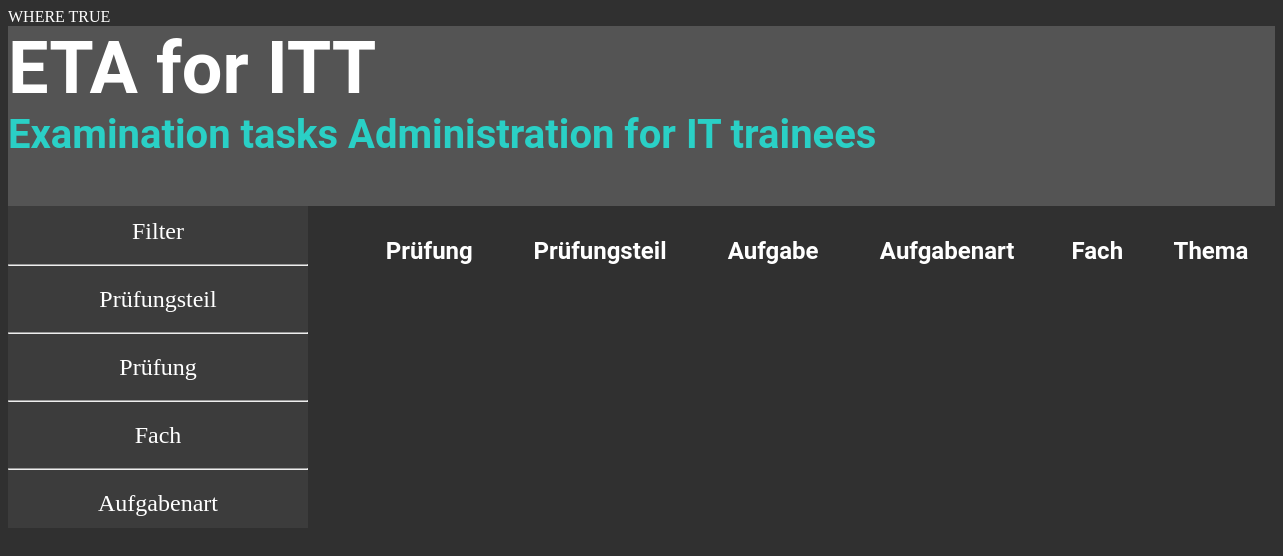
Before: / with the older database file.
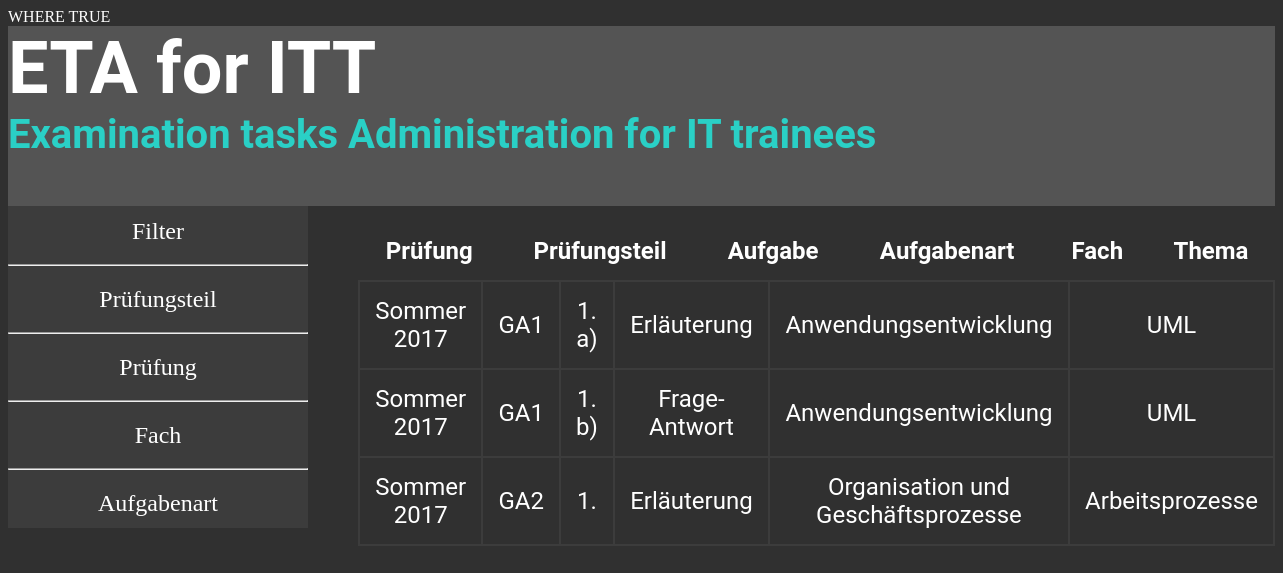
After: the same page with the newer database file.
### tables this page shows
CREATE TABLE `aufgabe` (
  `ID` int(11) NOT NULL,
  `Nummer` varchar(10) NOT NULL,
  `Pruefungs_ID` int(11) NOT NULL,
  `Pruefungsteil_ID` int(11) NOT NULL,
  `Aufgabenart_ID` int(11) NOT NULL,
  `Thema_ID` int(11) NOT NULL
);

CREATE TABLE `pruefungsteil` (
  `ID` int(11) NOT NULL,
  `Bezeichnung` varchar(10) NOT NULL
);

CREATE TABLE `aufgabenart` (
  `ID` int(11) NOT NULL,
  `Bezeichnung` varchar(30) NOT NULL
);

CREATE TABLE `fach` (
  `ID` int(11) NOT NULL,
  `Bezeichnung` varchar(50) NOT NULL
);

CREATE TABLE `thema` (
  `ID` int(11) NOT NULL,
  `Bezeichnung` varchar(50) NOT NULL,
  `Fach_ID` int(11) NOT NULL
);

### index.php (the view, shortened to what this page needs)
<?php
    require 'inc/db.php';
    $where_string = "WHERE TRUE ";
?>
<!DOCTYPE html>
<html lang="de">
    <head>
        <link href="style.css" rel="stylesheet">
    </head>
    <body>
        <div id="heading">
            <h1 class="heading_short">ETA for ITT</h1>
            <h1 class="heading_long">Examination tasks Administration for IT trainees</h1>
        </div>
        <form action="index.php" method="post">
            <div id="sidebar">
                <input id="submit" type="submit" name="submit" value="Filter">
                <hr>
                <button class="accordion" type="button" onclick="accordionFunction('pruefungsteil')">Prüfungsteil</button>
                <hr>
                <button class="accordion" type="button" onclick="accordionFunction('pruefung')">Prüfung</button>
                <hr>
                <button class="accordion" type="button" onclick="accordionFunction('fach')">Fach</button>
                <hr>
                <button class="accordion" type="button" onclick="accordionFunction('aufgabenart')">Aufgabenart</button>
            </div>
        </form>
        <div id="content">
            <div class="ausgabe">
                <table>
                    <th>Prüfung</th>
                    <th>Prüfungsteil</th>
                    <th>Aufgabe</th>
                    <th>Aufgabenart</th>
                    <th>Fach</th>
                    <th>Thema</th>
                </table>
            </div>
            <?php
                $query_string = "SELECT
                concat(pruefung.Halbjahr, ' ', pruefung.Jahr),
                pruefungsteil.Bezeichnung,
                aufgabe.Nummer,
                aufgabenart.Bezeichnung,
                fach.Bezeichnung,
                thema.Bezeichnung
                FROM aufgabe
                INNER JOIN pruefungsteil ON aufgabe.Pruefungsteil_ID = pruefungsteil.ID
                INNER JOIN aufgabenart ON aufgabe.Aufgabenart_ID = aufgabenart.ID
                INNER JOIN pruefung ON aufgabe.Pruefungs_ID = pruefung.ID
                INNER JOIN thema ON aufgabe.Thema_ID = thema.ID
                INNER JOIN fach ON thema.Fach_ID = fach.ID "
                . $where_string;
                $query_result = mysqli_query($db_connect, $query_string);
                echo '<table>';
                while($row = mysqli_fetch_row($query_result))
                {
                    echo "<tr><td>" . $row[0] .
                    "</td><td>" . $row[1] .
                    "</td><td>" . $row[2] .
                    "</td><td>" . $row[3] .
                    "</td><td>" . $row[4] .
                    "</td><td>" . $row[5] .
                    '</td></tr>';
                }
                echo '</table>';
            ?>
        </div>
    </body>
</html>

### style.css (style rules this page uses)
body { background: #303030; color: white; }
button, #submit { color: white; height: 50px; width: 300px; background-color: #3C3C3C; border: 0; font-family: "Trebuchet MS"; font-size: 18pt; }
.heading_short { font-family: Roboto; font-size: 72px; margin:0; padding:0; }
.heading_long { color: #2AD0C6; font-family: Roboto; font-size: 30pt; margin:0; padding:0; padding-left: 0px; }
#heading { background-color: #545454; height: 180px; }
#sidebar { background-color: #3C3C3C; float: left; width: 300px; }
#content { margin-left: 350px; font-family: Roboto; font-size: 30pt; }
table { width: 100%; border-collapse: collapse; }
td { border: 2px solid #3C3C3C; }
td, th { font-size: 18pt; text-align: center; padding: 15px; }

Changed rows visible on the page:
now on this page (row edited): aufgabe: row "Sommer 2017", Pruefungsteil_ID.Bezeichnung "GA1", Nummer "1. a)", Aufgabenart_ID.Bezeichnung "Erläuterung", fach.Bezeichnung "Anwendungsentwicklung", Thema_ID.Bezeichnung "UML"
now on this page (row edited): aufgabe: row "Sommer 2017", Pruefungsteil_ID.Bezeichnung "GA1", Nummer "1. b)", Aufgabenart_ID.Bezeichnung "Frage-Antwort", fach.Bezeichnung "Anwendungsentwicklung", Thema_ID.Bezeichnung "UML"
added aufgabe: row "Sommer 2017", Pruefungsteil_ID.Bezeichnung "GA2", Nummer "1.", Aufgabenart_ID.Bezeichnung "Erläuterung", fach.Bezeichnung "Organisation und Geschäftsprozesse", Thema_ID.Bezeichnung "Arbeitsprozesse"
